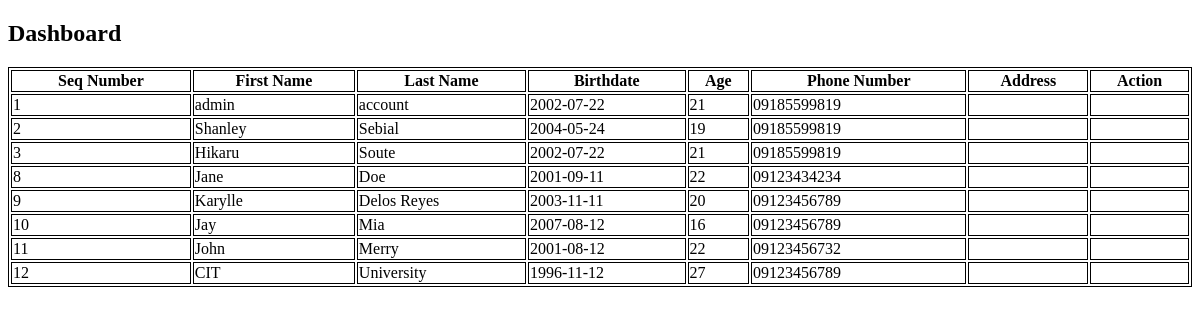
Before: /dashboard.php with the older database file.
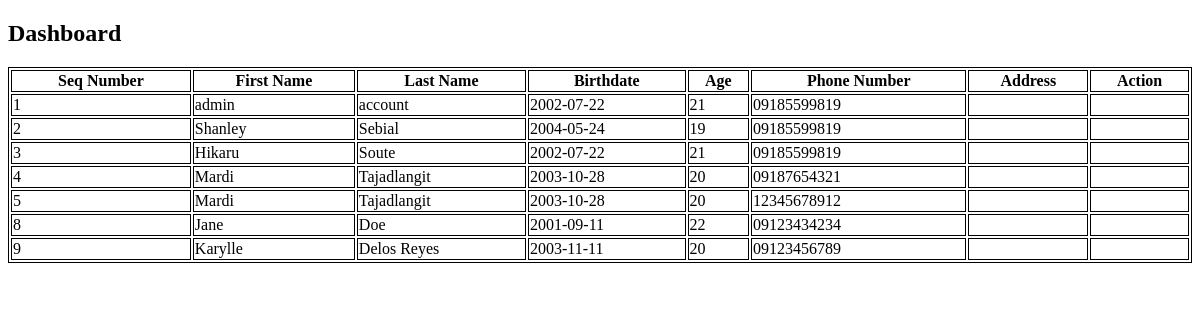
After: the same page with the newer database file.
### tables this page shows
CREATE TABLE `tbluserprofile` (
  `userID` int(5) NOT NULL,
  `firstname` varchar(20) NOT NULL,
  `lastname` varchar(20) NOT NULL,
  `birthdate` date NOT NULL,
  `age` int(2) NOT NULL,
  `phonenumber` varchar(11) NOT NULL,
  `addressID` int(5) NOT NULL
);

### dashboard.php (the view, shortened to what this page needs)
<?php
$mysqli = new mysqli('localhost', 'root', '', 'dbsebialf2') or die(mysqli_error($mysqli));
$resultset = $mysqli->query("SELECT * FROM tbluserprofile") or die($mysqli->error);
?>
<!DOCTYPE html>
<html lang="en">
<head>
</head>
<body>
<h2>Dashboard</h2>
<table style="width:100%">
    <tr>
        <th>Seq Number</th>
        <th>First Name</th>
        <th>Last Name</th>
        <th>Birthdate</th>
        <th>Age</th>
        <th>Phone Number</th>
        <th>Address</th>
        <th>Action</th>
    </tr>
    <?php while ($row = $resultset->fetch_assoc()): ?>
        <tr>
            <td><?php echo $row['userID']; ?></td>
            <td><?php echo $row['firstname']; ?></td>
            <td><?php echo $row['lastname']; ?></td>
            <td><?php echo $row['birthdate']; ?></td>
            <td><?php echo $row['age']; ?></td>
            <td><?php echo $row['phonenumber']; ?></td>
            <td><?php echo $row['address']; ?></td>
            <td></td>
        </tr>
    <?php endwhile; ?>
</table>
</body>
</html>

### dashboard.php (style rules this page uses)
table, th, td { border: 1px solid black; }

Changed rows visible on the page:
removed tbluserprofile: userID "10", firstname "Jay", lastname "Mia", birthdate "2007-08-12", age "16", phonenumber "09123456789"
removed tbluserprofile: userID "11", firstname "John", lastname "Merry", birthdate "2001-08-12", age "22", phonenumber "09123456732"
removed tbluserprofile: userID "12", firstname "CIT", lastname "University", birthdate "1996-11-12", age "27", phonenumber "09123456789"
added tbluserprofile: userID "4", firstname "Mardi", lastname "Tajadlangit", birthdate "2003-10-28", age "20", phonenumber "09187654321"
added tbluserprofile: userID "5", firstname "Mardi", lastname "Tajadlangit", birthdate "2003-10-28", age "20", phonenumber "12345678912"
